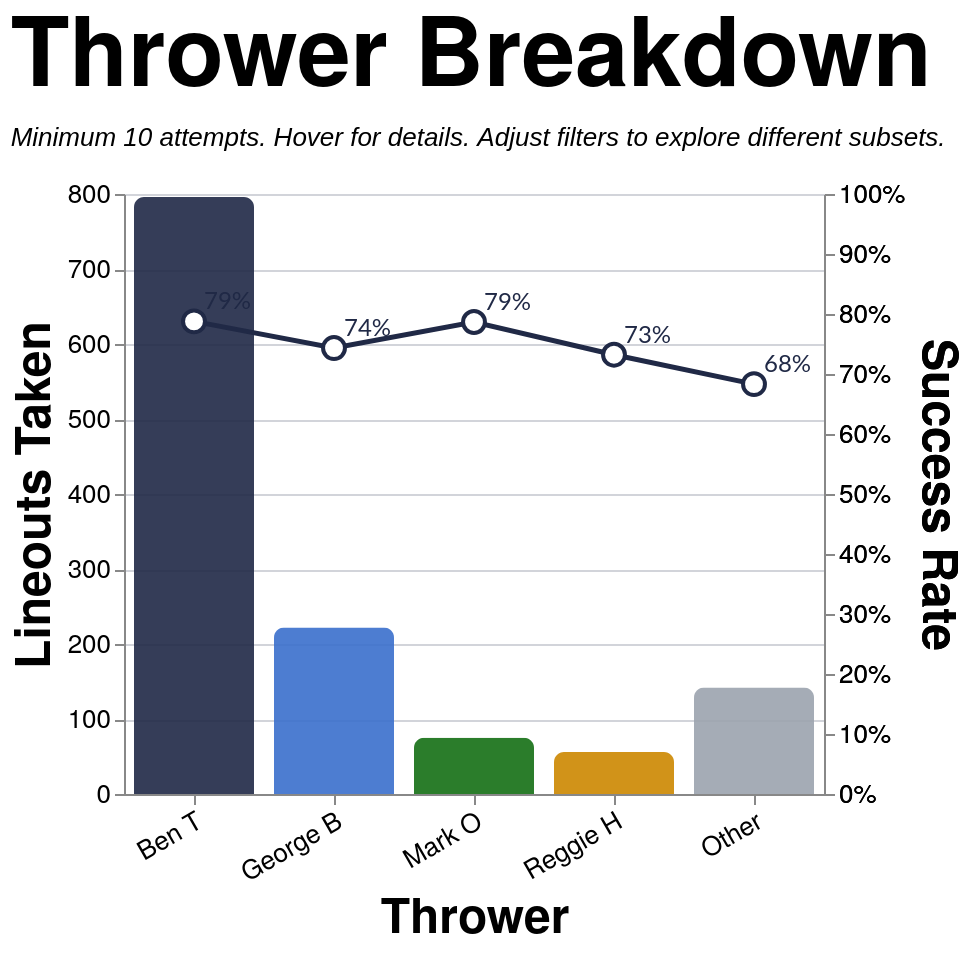

Vega-Lite specification for this chart:
### Vega-Lite specification from a JSON file in a GitHub repository (floating-point values rounded to 4 significant figures; data arrays with more than 128 entries replaced by an {"elided": "..."} marker saying what was removed)
{"config": {"axis": {"labelFont": "PT Sans Narrow, Helvetica Neue, Helvetica, Arial, sans-serif", "titleFont": "PT Sans Narrow, Helvetica Neue, Helvetica, Arial, sans-serif", "labelFontSize": 13, "titleFontSize": 24, "gridColor": "#202947", "gridOpacity": 0.2, "zindex": 1}, "text": {"font": "Lato, sans-serif"}, "bar": {"cornerRadiusEnd": 5}, "header": {"labelFont": "PT Sans Narrow, Helvetica Neue, Helvetica, Arial, sans-serif", "titleFont": "PT Sans Narrow, Helvetica Neue, Helvetica, Arial, sans-serif", "labelFontSize": 24, "titleFontSize": 28, "labelFontWeight": "bold", "orient": "left"}, "legend": {"labelFont": "PT Sans Narrow, Helvetica Neue, Helvetica, Arial, sans-serif", "titleFont": "PT Sans Narrow, Helvetica Neue, Helvetica, Arial, sans-serif", "labelFontSize": 14, "titleFontSize": 16, "titlePadding": 5, "fillColor": "white", "strokeColor": "black", "padding": 10, "titleFontWeight": "lighter", "titleFontStyle": "italic", "titleColor": "gray", "offset": 10}, "title": {"font": "PT Sans Narrow, Helvetica Neue, Helvetica, Arial, sans-serif", "fontSize": 48, "fontWeight": "bold", "anchor": "start", "align": "center", "titlePadding": 20, "subtitlePadding": 10, "subtitleFontSize": 13, "subtitleColor": "", "subtitleFontStyle": "italic", "offset": 15, "color": "black"}, "axisX": {"labelAngle": 0}, "facet": {"title": null, "header": null, "align": {"row": "each", "column": "each"}, "spacing": 10}, "resolve": {"scale": {"y": "independent", "facet": "independent"}}, "background": "transparent", "scale": {"offsetBandPaddingOuter": 0.2, "offsetBandPaddingInner": 0.1}, "view": {"stroke": null, "background": "transparent"}}, "layer": [{"mark": {"type": "bar", "opacity": 0.9, "size": 60}, "encoding": {"color": {"field": "thrower_tier", "legend": null, "scale": {"domain": ["Ben T", "George B", "Mark O", "Reggie H", "Other"], "range": ["#202946", "#3a6fcc", "#146f14", "#cc8800", "#9ca3af"]}, "type": "nominal"}, "stroke": {"value": "transparent"}, "tooltip": [{"field": "thrower_tier_name", "title": "Thrower", "type": "nominal"}, {"field": "attempts", "format": ",.0f", "title": "Attempts", "type": "quantitative"}, {"field": "won", "format": ",.0f", "title": "Won", "type": "quantitative"}, {"field": "success_rate", "format": ".1%", "title": "Success Rate", "type": "quantitative"}], "x": {"axis": {"labelAngle": -30}, "field": "thrower_tier", "sort": ["Ben T", "George B", "Mark O", "Reggie H", "Other"], "title": "Thrower", "type": "nominal"}, "y": {"field": "attempts", "title": "Lineouts Taken", "type": "quantitative"}}, "transform": [{"filter": "(loSquad == 'All' || datum.squad == loSquad) && (loSeason == 'All' || datum.season == loSeason) && (loGameType == 'All' || (loGameType == 'League + Cup' && (datum.game_type == 'League' || datum.game_type == 'Cup')) || (loGameType == 'League only' && datum.game_type == 'League') || datum.game_type == loGameType) && (loThrower == 'All' || datum.thrower == loThrower) && (loJumper == 'All' || datum.jumper == loJumper) && (loArea == 'All' || datum.area == loArea) && (loNumbers == 'All' || datum.numbers == loNumbers)"}, {"aggregate": [{"op": "count", "as": "attempts"}, {"op": "sum", "field": "won", "as": "won"}], "groupby": ["thrower_tier", "thrower_tier_name"]}, {"calculate": "datum.won / datum.attempts", "as": "success_rate"}]}, {"mark": {"type": "line", "point": {"fill": "white", "filled": false, "size": 120, "stroke": "#202946"}, "stroke": "#202946", "strokeWidth": 2.5}, "encoding": {"tooltip": [{"field": "thrower_tier_name", "title": "Thrower", "type": "nominal"}, {"field": "attempts", "format": ",.0f", "title": "Attempts", "type": "quantitative"}, {"field": "won", "format": ",.0f", "title": "Won", "type": "quantitative"}, {"field": "success_rate", "format": ".1%", "title": "Success Rate", "type": "quantitative"}], "x": {"axis": {"labelAngle": -30}, "field": "thrower_tier", "sort": ["Ben T", "George B", "Mark O", "Reggie H", "Other"], "title": "Thrower", "type": "nominal"}, "y": {"axis": {"format": "%", "orient": "right"}, "field": "success_rate", "scale": {"domain": [0, 1]}, "title": "Success Rate", "type": "quantitative"}}, "transform": [{"filter": "(loSquad == 'All' || datum.squad == loSquad) && (loSeason == 'All' || datum.season == loSeason) && (loGameType == 'All' || (loGameType == 'League + Cup' && (datum.game_type == 'League' || datum.game_type == 'Cup')) || (loGameType == 'League only' && datum.game_type == 'League') || datum.game_type == loGameType) && (loThrower == 'All' || datum.thrower == loThrower) && (loJumper == 'All' || datum.jumper == loJumper) && (loArea == 'All' || datum.area == loArea) && (loNumbers == 'All' || datum.numbers == loNumbers)"}, {"aggregate": [{"op": "count", "as": "attempts"}, {"op": "sum", "field": "won", "as": "won"}], "groupby": ["thrower_tier", "thrower_tier_name"]}, {"calculate": "datum.won / datum.attempts", "as": "success_rate"}]}, {"mark": {"type": "text", "align": "left", "baseline": "middle", "color": "#202946", "dx": 5, "dy": -10, "fontSize": 12}, "encoding": {"text": {"field": "success_rate", "format": ".0%", "type": "quantitative"}, "x": {"axis": {"labelAngle": -30}, "field": "thrower_tier", "sort": ["Ben T", "George B", "Mark O", "Reggie H", "Other"], "title": "Thrower", "type": "nominal"}, "y": {"axis": {"format": "%", "orient": "right"}, "field": "success_rate", "scale": {"domain": [0, 1]}, "title": "Success Rate", "type": "quantitative"}}, "transform": [{"filter": "(loSquad == 'All' || datum.squad == loSquad) && (loSeason == 'All' || datum.season == loSeason) && (loGameType == 'All' || (loGameType == 'League + Cup' && (datum.game_type == 'League' || datum.game_type == 'Cup')) || (loGameType == 'League only' && datum.game_type == 'League') || datum.game_type == loGameType) && (loThrower == 'All' || datum.thrower == loThrower) && (loJumper == 'All' || datum.jumper == loJumper) && (loArea == 'All' || datum.area == loArea) && (loNumbers == 'All' || datum.numbers == loNumbers)"}, {"aggregate": [{"op": "count", "as": "attempts"}, {"op": "sum", "field": "won", "as": "won"}], "groupby": ["thrower_tier", "thrower_tier_name"]}, {"calculate": "datum.won / datum.attempts", "as": "success_rate"}]}], "data": {"name": "data-b3cb68245ccd6ff464b270b76c08170a"}, "height": 300, "params": [{"name": "loSquad", "value": "All"}, {"name": "loSeason", "value": "All"}, {"name": "loGameType", "value": "All"}, {"name": "loThrower", "value": "All"}, {"name": "loJumper", "value": "All"}, {"name": "loArea", "value": "All"}, {"name": "loNumbers", "value": "All"}], "resolve": {"scale": {"y": "independent"}}, "title": {"text": "Thrower Breakdown", "subtitle": "Minimum 10 attempts. Hover for details. Adjust filters to explore different subsets."}, "width": {"step": 70}, "$schema": "https://vega.github.io/schema/vega-lite/v5.20.1.json", "datasets": {"data-b3cb68245ccd6ff464b270b76c08170a": {"elided": "1291 records"}}}
